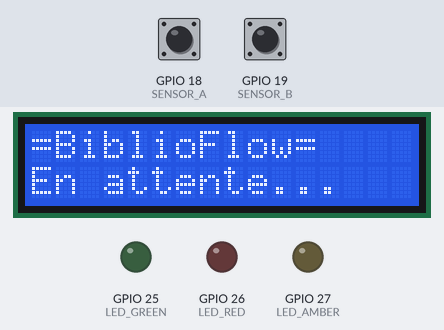
The sketch below on a simulated ESP32. On the bench: 16×2 character LCD, output pins drawn as LEDs (lit = HIGH). The inputs (shaded band) are chosen by the test bench; at power-on: GPIO 18 (SENSOR_A) HIGH, GPIO 19 (SENSOR_B) HIGH. WiFi joins after 1.5 s; servers stay silent unless stated; no MQTT or app messages arrive unless stated; what the sketch prints to the serial monitor is not drawn.

Above: at 3.7 s.
3.8 s: GPIO 18 (SENSOR_A) driven LOW
At 4.3 s:
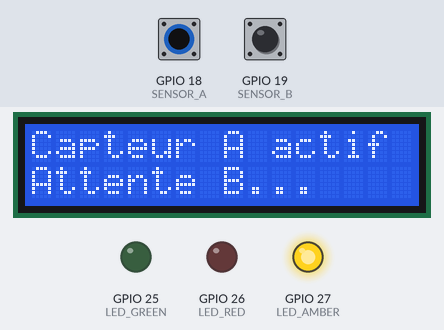
5.3 s: GPIO 19 (SENSOR_B) driven LOW
At 6.9 s:
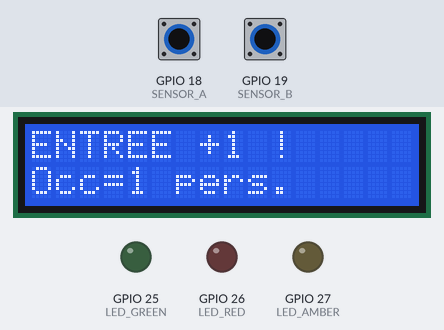
7.4 s: GPIO 19 (SENSOR_B) pulsed HIGH 2 times (0.12 s each, 0.3 s apart)
At 8.2 s:
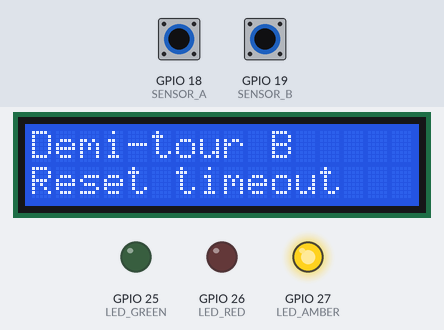
11.0 s: GPIO 18 (SENSOR_A) pulsed HIGH 2 times (0.12 s each, 0.3 s apart)
At 12.2 s:
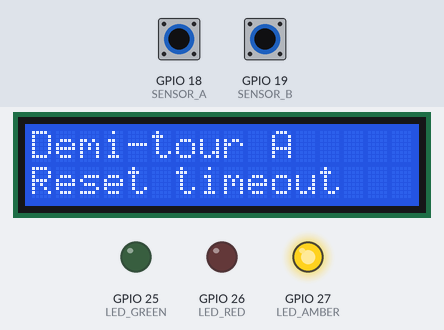
Timing chart, 0 to 15.6 s (numbered marks = the images above; inputs shaded):
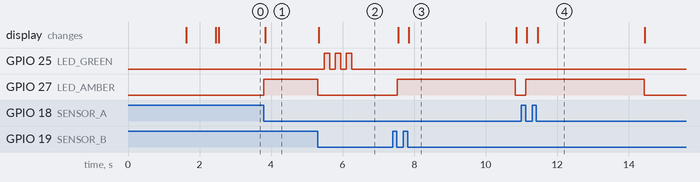

Measured:
- after the input at 3.8 s, GPIO 27 (LED_AMBER): LOW → HIGH at once; the display: changes at once (image 1)
- after the input at 5.3 s, GPIO 25 (LED_GREEN): alternates HIGH for 0.15 s and LOW for 0.15 s, 6 changes in all, then stays LOW, starting after 0.19 s; GPIO 27 (LED_AMBER): HIGH → LOW after 0.01 s instead of 1.5 s; the display: changes at once (image 2)
- after the input at 7.4 s, GPIO 27 (LED_AMBER): LOW → HIGH after 0.12 s, → LOW 3.3 s later; the display: first changes after 0.15 s (image 3 shows a later state)
- after the input at 11.0 s, GPIO 27 (LED_AMBER): LOW → HIGH after 0.12 s, → LOW 3.3 s later; the display: first changes after 0.15 s (image 4 shows a later state)
- what the display in image 3 shows lasts 2.9 s, from 7.9 s to 10.8 s

The sketch:

sketch.ino
```cpp
#include <WiFi.h>
#include <PubSubClient.h>
#include <Wire.h>
#include <LiquidCrystal_I2C.h>

// ── LCD ──────────────────────────────────────────────────────────
LiquidCrystal_I2C lcd(0x27, 16, 2);

// ── WiFi ─────────────────────────────────────────────────────────
const char* SSID     = "Wokwi-GUEST";
const char* PASSWORD = "";

// ── MQTT ─────────────────────────────────────────────────────────
const char* BROKER = "broker.hivemq.com";
const int   PORT   = 1883;
const char* TOPIC  = "biblio/occupation";

// ── Pins ─────────────────────────────────────────────────────────
const int SENSOR_A  = 18;
const int SENSOR_B  = 19;
const int LED_GREEN = 25;
const int LED_RED   = 26;
const int LED_AMBER = 27;

// ── Machine à états ──────────────────────────────────────────────
enum State { IDLE, A_TRIGGERED, B_TRIGGERED };
State currentState = IDLE;
unsigned long triggerTime = 0;
const unsigned long TIMEOUT_MS = 3000;
int occupancy = 0;

// ── LED flash non-bloquant ───────────────────────────────────────
unsigned long ledLastTime    = 0;
int           ledPin         = -1;
int           ledFlashes     = 0;
bool          ledState       = false;
const unsigned long LED_INTERVAL = 150;

// ── Détection de flanc (remplace pressedA / pressedB) ────────────
bool aPrev = false;
bool bPrev = false;

// ── Clients réseau ───────────────────────────────────────────────
WiFiClient   wifiClient;
PubSubClient mqtt(wifiClient);

// ─────────────────────────────────────────────────────────────────

void startFlash(int pin, int n) {
  ledPin     = pin;
  ledFlashes = n * 2;
  ledState   = false;
  ledLastTime = millis();
}

void updateFlash() {
  if (ledPin < 0 || ledFlashes <= 0) return;
  if (millis() - ledLastTime < LED_INTERVAL) return;
  ledLastTime = millis();
  ledState    = !ledState;
  digitalWrite(ledPin, ledState ? HIGH : LOW);
  if (--ledFlashes <= 0) {
    digitalWrite(ledPin, LOW);
    ledPin = -1;
  }
}

void showLCD(const char* line1, String line2) {
  lcd.clear();
  lcd.setCursor(0, 0); lcd.print(line1);
  lcd.setCursor(0, 1); lcd.print(line2);
}

// ── Réseau ───────────────────────────────────────────────────────

void connectWifi() {
  showLCD("Connexion WiFi", "...");
  WiFi.begin(SSID, PASSWORD);
  while (WiFi.status() != WL_CONNECTED) delay(300);
  Serial.println("WiFi OK – " + WiFi.localIP().toString());
  showLCD("WiFi OK", WiFi.localIP().toString());
  delay(800);
}

void connectMqtt() {
  while (!mqtt.connected()) {
    showLCD("Connexion MQTT", "...");
    Serial.print("MQTT...");
    if (mqtt.connect("ESP32_Biblio")) {
      Serial.println(" OK");
    } else {
      Serial.println(" echec rc=" + String(mqtt.state()));
      delay(3000);
    }
  }
}

void publish(const char* event) {
  char payload[80];
  snprintf(payload, sizeof(payload),
    "{\"occupation\":%d,\"event\":\"%s\"}", occupancy, event);
  mqtt.publish(TOPIC, payload);
  Serial.println("-> MQTT : " + String(payload));
}

// ─────────────────────────────────────────────────────────────────

void setup() {
  Serial.begin(115200);
  pinMode(SENSOR_A,  INPUT_PULLUP);
  pinMode(SENSOR_B,  INPUT_PULLUP);
  pinMode(LED_GREEN, OUTPUT);
  pinMode(LED_RED,   OUTPUT);
  pinMode(LED_AMBER, OUTPUT);

  lcd.init();
  lcd.backlight();
  showLCD("=BiblioFlow=", "Demarrage...");

  connectWifi();
  mqtt.setServer(BROKER, PORT);
  connectMqtt();

  showLCD("=BiblioFlow=", "En attente...");
  Serial.println("=== BiblioFlow pret ===");
}

void loop() {
  if (!mqtt.connected()) connectMqtt();
  mqtt.loop();

  // ── Flancs montants – non-bloquant ───────────────────────────
  bool sA = (digitalRead(SENSOR_A) == LOW);
  bool sB = (digitalRead(SENSOR_B) == LOW);
  bool tA = sA && !aPrev;   // vrai uniquement au moment de l'appui
  bool tB = sB && !bPrev;
  aPrev = sA;
  bPrev = sB;

  // ── Timeout ──────────────────────────────────────────────────
  if (currentState != IDLE && millis() - triggerTime > TIMEOUT_MS) {
    digitalWrite(LED_AMBER, LOW);
    currentState = IDLE;
    showLCD("TIMEOUT", "Demi-tour!");
    Serial.println("[TIMEOUT] Occ=" + String(occupancy));
    publish("timeout");
  }

  // ── Machine à états ──────────────────────────────────────────
  switch (currentState) {

    case IDLE:
      if (tA) {
        currentState = A_TRIGGERED;
        triggerTime  = millis();
        digitalWrite(LED_AMBER, HIGH);
        showLCD("Capteur A actif", "Attente B...");
        Serial.println("[A] Exterieur -> attente B...");
      } else if (tB) {
        currentState = B_TRIGGERED;
        triggerTime  = millis();
        digitalWrite(LED_AMBER, HIGH);
        showLCD("Capteur B actif", "Attente A...");
        Serial.println("[B] Interieur -> attente A...");
      }
      break;

    case A_TRIGGERED:
      if (tB) {                          // A puis B → ENTRÉE
        occupancy++;
        digitalWrite(LED_AMBER, LOW);
        currentState = IDLE;
        showLCD("ENTREE +1 !", "Occ=" + String(occupancy) + " pers.");
        startFlash(LED_GREEN, 3);
        publish("entry");
        Serial.println("[OK] ENTREE! Occ=" + String(occupancy));
      } else if (tA) {                   // A à nouveau → demi-tour
        triggerTime = millis();
        showLCD("Demi-tour A", "Reset timeout");
        Serial.println("[DEMI-TOUR] reset");
        publish("half_turn");
      }
      break;

    case B_TRIGGERED:
      if (tA) {                          // B puis A → SORTIE
        if (occupancy > 0) occupancy--;
        digitalWrite(LED_AMBER, LOW);
        currentState = IDLE;
        showLCD("SORTIE -1 !", "Occ=" + String(occupancy) + " pers.");
        startFlash(LED_RED, 3);
        publish("exit");
        Serial.println("[OK] SORTIE! Occ=" + String(occupancy));
      } else if (tB) {                   // B à nouveau → demi-tour
        triggerTime = millis();
        showLCD("Demi-tour B", "Reset timeout");
        Serial.println("[DEMI-TOUR] reset");
        publish("half_turn");
      }
      break;
  }

  updateFlash();
  delay(10);
}
```
